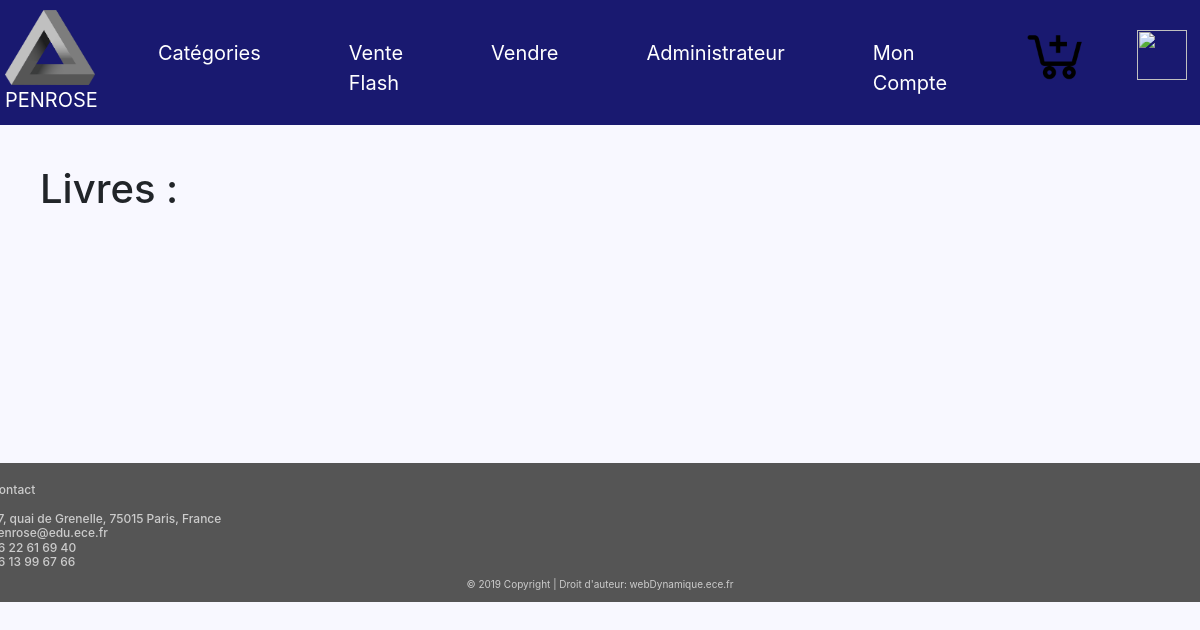
Page /liste_livre_fiche.php on the earlier database version.
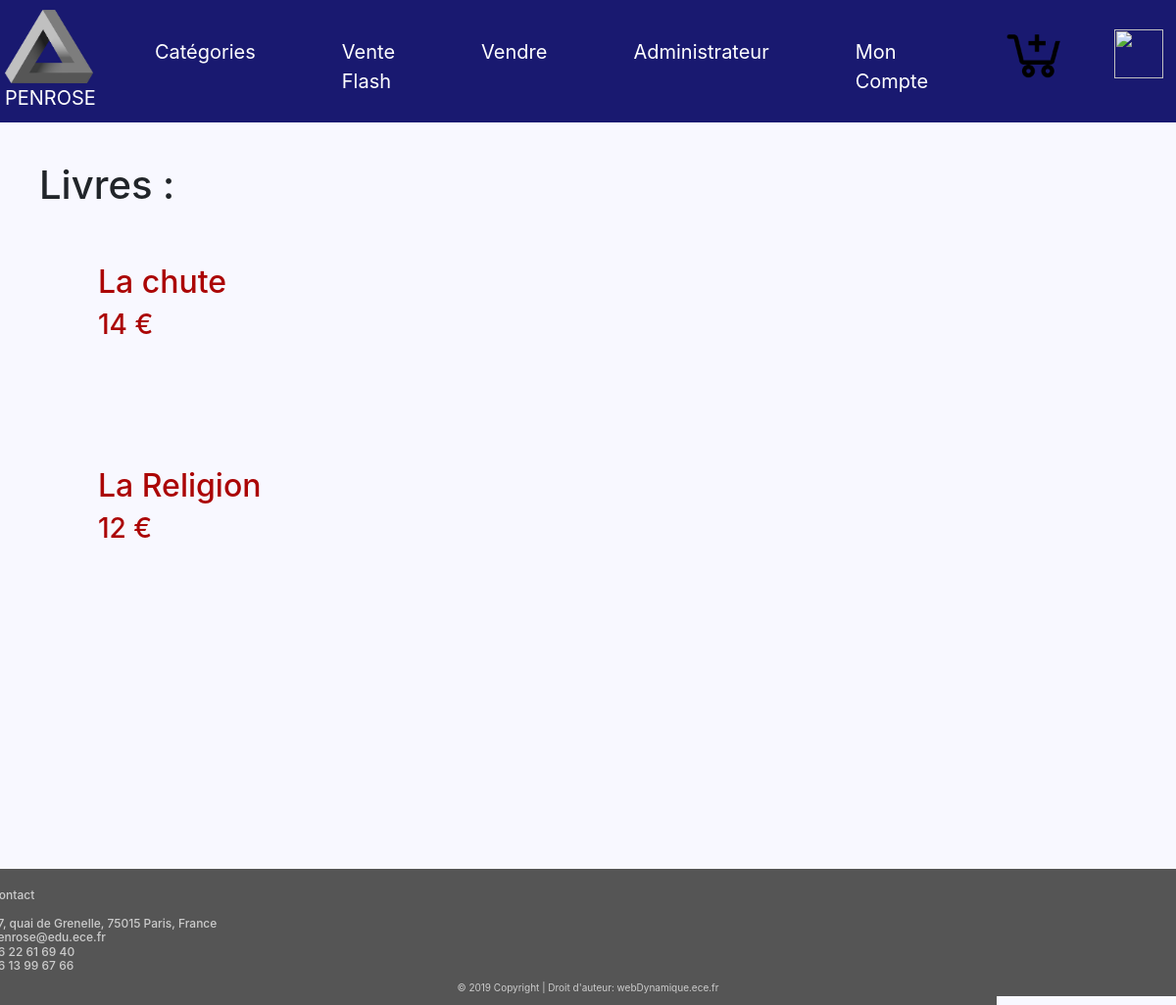
Same page on the later database version.
### tables this page shows
CREATE TABLE IF NOT EXISTS `items` (
  `ID` int(50) NOT NULL AUTO_INCREMENT,
  `Titre` varchar(255) NOT NULL,
  `Photos` varchar(255) NOT NULL,
  `Description` varchar(1000) NOT NULL,
  `Video` varchar(255) NOT NULL,
  `Categorie` varchar(255) NOT NULL,
  `Prix` varchar(255) NOT NULL,
  `vendu` int(50) NOT NULL,
  `id_vend` int(11) NOT NULL,
  PRIMARY KEY (`ID`),
  KEY `ID` (`ID`)
);

### liste_livre_fiche.php (the view, shortened to what this page needs)
<!DOCTYPE html>
<html>
<head>
<link rel="stylesheet"
href="https://stackpath.bootstrapcdn.com/bootstrap/4.1.3/css/bootstrap.min.css">
<link rel="stylesheet" type="text/css" href="styles.css">
</head>
<body>
<nav class="navbar navbar-expand-md">
<a class="navbar-brand" href="https://sites.google.com/site/tpe44lesillusionsoptiques/info-presse-classeur/le-triangle-de-penrose"><img class="logo" src="logo.png" height='75' width='90'/><br>	PENROSE</a>
<div class="collapse navbar-collapse" id="main-navigation">
<ul class="navbar-nav">
<li class="nav-item"><a class="nav-link"
href="Categorie.php">Catégories</a></li>
<li class="nav-item"><a class="nav-link" href="Venteflash.php">Vente Flash</a></li>
<li class="nav-item"><a class="nav-link"
href="verif_vendeur.php">Vendre</a></li>
<li class="nav-item"><a class="nav-link"
href="verif_admi.php">Administrateur</a></li>
<li class="nav-item"><a class="nav-link"
href="verif_acheteur.php">Mon Compte</a></li>
<a class="navbar-brand" href="Panier.php"><img class="panier" src="panier.png" height='70' width='70'> </a>
<a class="navbar-brand" href="logout.php"><img class="deco" src="Deco.png" height='50' width='50'> </a>
</ul>
</div>
</nav>
<?php
$database = "ece_amazon";
$db_handle = mysqli_connect('localhost', 'root', '');
$db_found = mysqli_select_db($db_handle, $database);
if($db_found)
{
	if(isset($_GET['show']))
	{
		$product=$_GET['show'];
		$sql = "SELECT * from items WHERE Titre='$product'";
		$result = mysqli_query($db_handle, $sql);
		$data = mysqli_fetch_assoc($result);
		$description=$data["Description"];
		?>
		<br>
		<div  style="margin-left: 750px; color:#AB0606; margin-top: 50px;">
			<img style="margin-left: -700px; margin-bottom: -300px;" src="<?php echo $data["Photos"];?>">
			<h1><?php echo $data["Titre"];?></h1>
			<h2 style="margin-left: 40px;"> <?php echo $data["Prix"];?> €</h2>
			<h1><?php echo $data["Description"];?></h1>
			<a href="Panier.php?action=ajout&amp;l=<?php echo $data["Titre"];?>&amp;q=1&amp;p=<?php echo $data["Prix"];?>&amp;ph=<?php echo $data["Photos"];?>" onclick="window(this.href, '',
'toolbar=no, location=no, directories=no, status=yes, scrollbars=yes, resizable=yes, copyhistory=no, width=600, height=350'); return false;">Ajouter au panier</a>
			<a href="liste_livre_fiche.php"><h4 style="margin-left: 40px; color:#000000;" >Retour</h4></a>
		</div><br>
		<?php
	}
	else
	{
		?><div style="margin-left: 40px; margin-top: 40px; " ><h1 > Livres : </h1></div><?php
		$sql = "SELECT * from items WHERE Categorie='Livres'";
		$result = mysqli_query($db_handle, $sql);
		while($data = mysqli_fetch_assoc($result))
		{
			?>
			<br><br>
			<div style="margin-left:100px;">
				<a href="?show=<?php echo $data["Titre"];?>"><h2 style="color:#AB0606;"><?php echo $data["Titre"];?></h2></a>
				<h3 style="color:#AB0606;"><?php echo $data["Prix"];?> € </h3>
			</div>
			<br/><br/><br/>
			<?php
		}
	}
	}
	?>
	<footer class="page-footer2">
<div class="container">
<div class="row">
<div class="col-lg-8 col-md-8 col-sm-12">
</div>
<h4 class="contact">Contact<br> <br>
37, quai de Grenelle, 75015 Paris, France <br>
penrose@edu.ece.fr <br>
06 22 61 69 40 <br>
06 13 99 67 66
</h4>
</div>
</div>
<div class="copyright">&copy; 2019 Copyright | Droit
d'auteur: webDynamique.ece.fr </div>
</footer>
</body>
</html>

### styles.css (style rules this page uses)
body { padding: 0px; margin: 0px; background: #F8F8FF; }
.navbar { background:#191970; padding: 5px; font-size: 20px; }
.logo { margin-right:0px; }
.panier { margin-left:30px; margin-top:-5px; }
.deco { margin-left:30px; margin-top:5px; }
.nav-link, .navbar-brand { color: #fff; cursor: pointer; }
.nav-link { margin-left: 1.8em !important; margin-right: 1.8em; margin-top: 0.5em !important; }
.navbar-collapse { justify-content: flex-end; }
.page-footer2 { background-color: #555; color: #ccc; padding: 20px; padding-bottom: 10px; margin-top: 250px; }
.contact { font-size: 12px; margin-left: -800px; }
.copyright { font-size:10px; text-align: center; }

Differences in the rows shown:
added items: Titre "La chute", Prix "14"
added items: Titre "La Religion", Prix "12"
